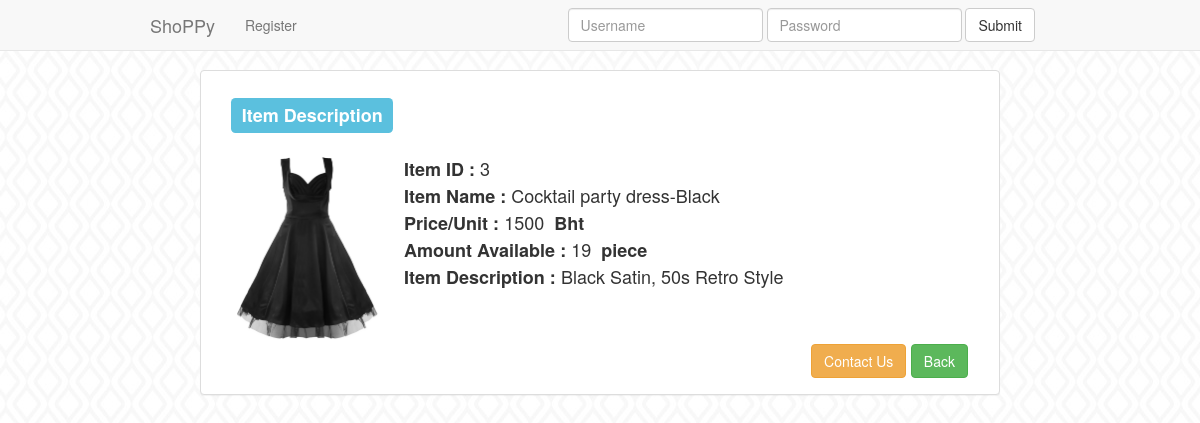
Page /show.php?id=3 on the committed database.
### tables this page shows
CREATE TABLE `Items` (
  `item_id` int(11) NOT NULL AUTO_INCREMENT COMMENT 'Primary Key of Items',
  `user_id` int(11) NOT NULL COMMENT 'The seller who owned this item',
  `item_name` varchar(255) NOT NULL COMMENT 'Item''s Name',
  `description` varchar(255) NOT NULL COMMENT 'Item''s Description',
  `amount` int(11) NOT NULL COMMENT 'Number of Amount Available',
  `price_per_unit` int(11) NOT NULL COMMENT 'Price/Unit',
  `category` varchar(255) NOT NULL COMMENT 'Item''s Category',
  `img_src` varchar(255) NOT NULL COMMENT 'Name of this item''s image',
  PRIMARY KEY (`item_id`)
);

### classes/Config.php (called while the page is built)
<?php
class Config
{
	private static $config = array(
		'mysql' => array(
			'host'=>'127.0.0.1',
			'username'=>'root',
			'password'=>'root',
			'db'=>'DB_CP',
			'encode' => 'UTF8'
		)
	);
	public static function get($path=null)
	{
		$ans = Config::$config;
		if($path)
		{
			$path= explode('/',$path);
			foreach($path as  $bit)
			{
				if(isset($ans[$bit]))
				{
					$ans=$ans[$bit];
				}
			}
		}
		return $ans;
	}
}
?>

### classes/DB.php (called while the page is built, shortened)
<?php
class DB{
	private $mysqli;
	function __construct(){
		$username = Config::get('mysql/username');
		$password = Config::get('mysql/password');
		$host = Config::get('mysql/host');
		$db = Config::get('mysql/db');
		$this->mysqli = new mysqli($host,$username,$password,$db);
	}
	function query($text){
		$result = $this->mysqli->query($text);
		$all = array();
		while( $tmp = $result->fetch_assoc() ){
			$all[] = $tmp;
		}
		return $all;
	}
}
?>

### includes/init.php (called while the page is built, shortened)
<?php
function resolvePath($path){
	return '/Applications/MAMP/htdocs/NEWSLINE/'.$path;
}
function resolveURL($path){
	return '/NEWSLINE/'.$path;
}
require_once(resolvePath('classes/Config.php'));
require_once(resolvePath('classes/DB.php'));
require_once(resolvePath('classes/User.php'));
?>

### classes/User.php (called while the page is built, shortened)
<?php
class User{
	static function getSameUser(){
		if( ! isset($_COOKIE['username']) ){
				return false;
		}
		$db = new DB();
		$username = $_COOKIE['username'];
		if( !($user = $db->query("select * from Users where username='$username'")) ){
			return false;
		}
		$user = $user[0];
		return $user;
	}
	static function getUserType(){
		$user = User::getSameUser();
		if( !$user ) return UNKNOWN;
		return UNKNOWN;
	}
}
?>

### show.php (the view, shortened to what this page needs)
<?php
require_once('includes/init.php');
$id= $_GET['id'];
$db = new DB();
$result = $db->query("select item_name,amount,description,price_per_unit,img_src,category from Items where item_id = $id");
foreach ($result as $i => $arr) {
	$img = $arr["img_src"];
	$name = $arr["item_name"];
	$n = $arr["amount"];
	$desc = $arr["description"];
	$price = $arr["price_per_unit"];
	$cat = $arr["category"];
}
?>
<html>
<div class="panel panel-default col-md-8 col-md-offset-2">
	<div class="panel-body">
		<h3><span class="label label-lg label-info">Item Description</span></h3>
		<div style="height:20px"></div>
		<table style="width:100%">
			<tr>
				<td style="width:150px"><img style="width:150px;height:auto" src="<?php echo resolveURL("uploads/$img"); ?>"></img> </td>
				<td style="vertical-align:top">
					<div style="margin-left:20px;font-size:18">
						<span><b>Item ID :</b> <?php echo $id; ?></span><br>
						<span><b>Item Name :</b> <?php echo $name; ?></span><br>
						<span><b>Price/Unit :</b> <?php echo $price; ?>&nbsp; <b>Bht</b></span><br>
						<span><b>Amount Available :</b> <?php echo $n ?>&nbsp; <b>piece</b></span><br>
						<span><b>Item Description :</b> <?php echo $desc; ?></span>
					</div>
				</td>
			</tr>
			<tr>
				<td >
				</td>
				<td>
					<?php
						$type = User::getUserType();
						if( $type == CLIENT )
						{
					?>
					<div style="text-align:right">
					<form method="POST" action="item_order.php" class="form-inline" role="form">
						<div class="form-group">
							<span style="margin-right:10px">Amount</span>
							<input style="width:100px;margin-right:10px" type="text" name="amount" class="form-control" value="1">
						</div>
						<input name="cat" type="hidden" value="<?php echo $cat?>">
						<input name="item_id" type="hidden" value="<?php echo $id?>">
						<input name="item_name" type="hidden" value="<?php echo $name?>">
						<button type="submit" class="btn btn-md btn-success" style="align:right" >Order This</button>
						<a href="contact_seller.php?id=<?php echo $id; ?>"><span class="btn btn-md btn-warning" style="align:right">Contact Us</span></a>
					</form>
					</div>
					<?php
						}
					else {
					?>
					<div style="text-align:right">
						<a href="contact_seller.php?id=<?php echo $id; ?>"><span class="btn btn-md btn-warning" style="align:right">Contact Us</span></a>
						<a href="cat.php?cat=<?php echo $cat; ?>"><span class="btn btn-md btn-success" style="align:right">Back</span></a>
					</div>
					<?php
						}
					?>
				</td>
			</tr>
		</table>
	</div>
</div>
</html>

### css/non-responsive.css (style rules this page uses)
body { padding-top: 10px; padding-bottom: 10px; min-width: 970px; }

### includes/header.php (style rules this page uses)
body { background-image: url("images/background.jpg"); overflow-y:scroll; }

### rows in the picture
items: img_src (picture), item_name "Cocktail party dress-Black", price_per_unit "1500", amount "19", description "Black Satin, 50s Retro Style"

### other values in the picture
$id "3"
